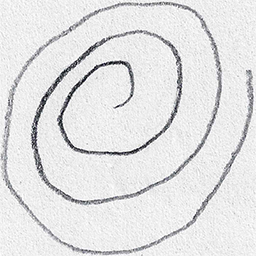
#> input picture V08PE01.png, 256 x 256 px
$ python detect_parkinsons_loadmodel.py
#> lines starting #> are read from the running program, lines starting #| are printed output that depends on the picture
# USASGE
# python detect_parkinsons.py --dataset dataset/spiral
# python detect_parkinsons.py --dataset dataset/wave

# import the necessary packages
from sklearn.ensemble import RandomForestClassifier
from sklearn.preprocessing import LabelEncoder
from sklearn.metrics import confusion_matrix
from skimage import feature
from imutils import build_montages
from imutils import paths
import numpy as np
import argparse
import cv2
import os
import pickle

def quantify_image(image):
	# compute the histogram of oriented gradients feature vector for
	# the input image
	features = feature.hog(image, orientations=9,
		pixels_per_cell=(10, 10), cells_per_block=(2, 2),
		transform_sqrt=True, block_norm="L1")

	# return the feature vector
	return features

imagePath="V08PE01.png"
image = cv2.imread(imagePath)
#> image is the input picture: shape (256, 256, 3); mean B, G, R 226.9, 226.3, 226.3
image = cv2.cvtColor(image, cv2.COLOR_BGR2GRAY)
#> image: shape (256, 256)
image = cv2.resize(image, (200, 200))
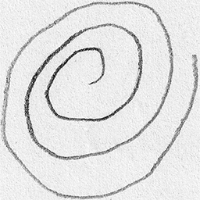
#> image: shape (200, 200); min 9, max 255, mean 226.2

# threshold the image such that the drawing appears as white
# on a black background
image = cv2.threshold(image, 0, 255,
    cv2.THRESH_BINARY_INV | cv2.THRESH_OTSU)[1]
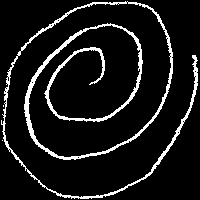
#> image: shape (200, 200); 9.2% white in thin lines or dots

# quantify the image
features = quantify_image(image)
#> in quantify_image, `features = feature.hog(image, orientations=9, pixels_per_cell=(10, 10)..`: features = 12996 values, max 1 at index 11137, min 0 at index 0, mean 0.0234
data = []
data.append(features)

# construct the argument parser and parse the arguments
ap = argparse.ArgumentParser()
ap.add_argument("-d", "--dataset", default="spiral",
	help="path to input dataset")
args = vars(ap.parse_args())
model = RandomForestClassifier(n_estimators=100)
with open('spiralmodel.pickle', 'rb') as f:
#> (reads spiralmodel.pickle from the repository)
#> (the run stopped early here; a loop or call above may not have finished)
